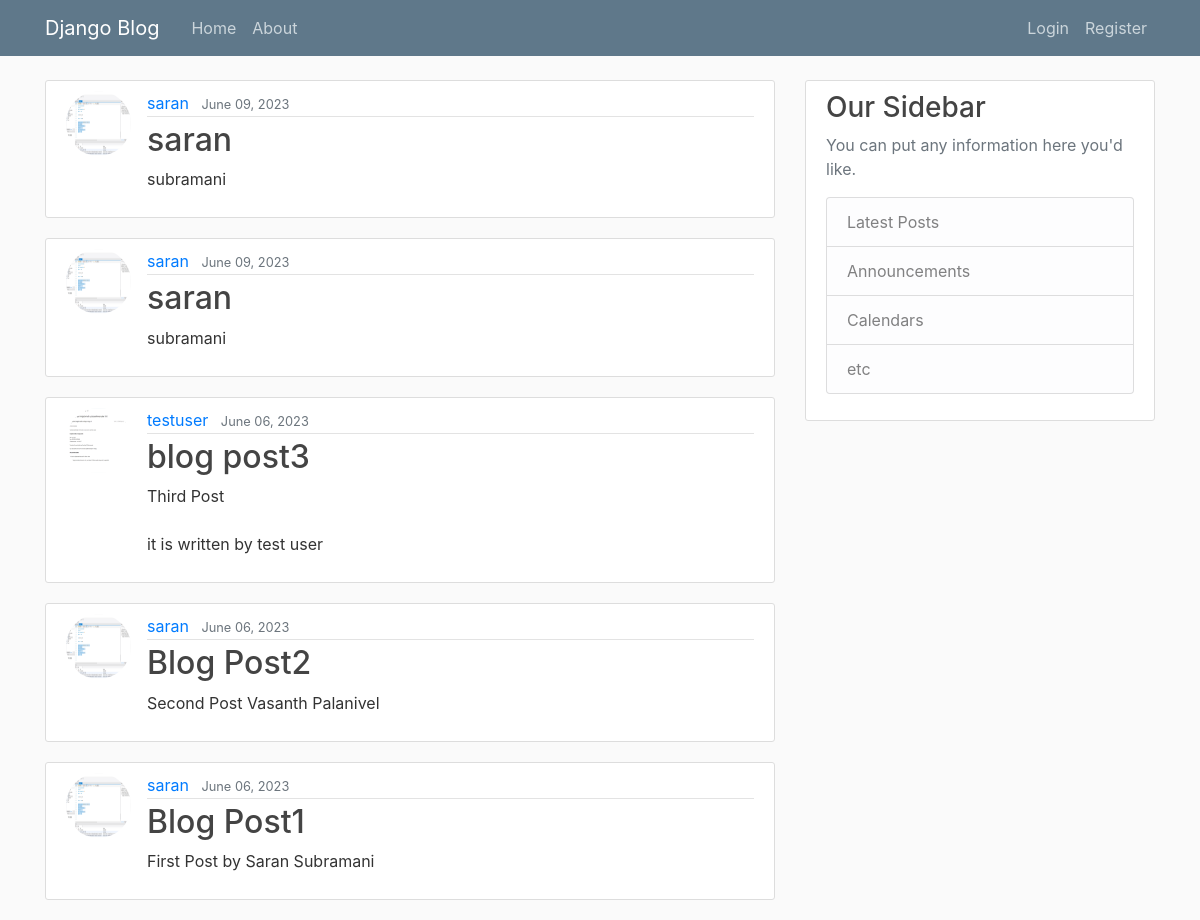
The page / on the database its author committed.
### blog/models.py (models this page shows, shortened)
class Post(models.Model):
    title = models.CharField(max_length=100)
    content = models.TextField()
    date_posted = models.DateTimeField(default=timezone.now)
    author = models.ForeignKey(User, on_delete=models.CASCADE)

### Users/models.py (models this page shows, shortened)
class profile(models.Model):
    user = models.OneToOneField(User, on_delete=models.CASCADE)
    image = models.ImageField(default="default.jpg", upload_to="profile_pics")

### blog/views.py (the view)
# urls.py: path("", PostListView.as_view(), name="Blog-Home"),
class PostListView(ListView):
    model = Post
    context_object_name = "posts"
    template_name = "blog/home.html"
    ordering = ["-date_posted"]
    paginate_by = 5

### blog/templates/blog/home.html (shortened to what this page needs)
{% extends "blog/base.html" %}
{% block content %}
    {% for post in posts %}
        <article class="media content-section">
          <img class="rounded-circle article-img" src="{{ post.author.profile.image.url }}">
          <div class="media-body">
            <div class="article-metadata">
              <a class="mr-2" href="{% url 'user-posts' post.author.username %}">{{ post.author }}</a>
              <small class="text-muted">{{ post.date_posted|date:"F d, Y" }}</small>
            </div>
            <h2><a class="article-title" href="{% url 'post-detail' post.id %}">{{ post.title }}</a></h2>
            <p class="article-content">{{ post.content }}</p>
          </div>
        </article>
    {% endfor %}
{% endblock content %}

### blog/templates/blog/base.html (shortened to what this page needs)
{% load static %}
<html lang="en">
<head>
    <link rel="stylesheet" href="https://maxcdn.bootstrapcdn.com/bootstrap/4.0.0/css/bootstrap.min.css">
    <link rel="stylesheet" type="text/css" href="{% static 'blog/main.css' %}">
</head>
<body>
<header class="site-header">
  <nav class="navbar navbar-expand-md navbar-dark bg-steel fixed-top">
    <div class="container">
      <a class="navbar-brand mr-4" href="/">Django Blog</a>
      <div class="collapse navbar-collapse" id="navbarToggle">
        <div class="navbar-nav mr-auto">
          <a class="nav-item nav-link" href="{% url 'Blog-Home' %}">Home</a>
          <a class="nav-item nav-link" href="{% url 'Blog-About' %}">About</a>
        </div>
        <div class="navbar-nav">
            {% if user.is_authenticated %}
               <a class="nav-item nav-link" href="{% url 'post-create' %}">New Post</a>
               <a class="nav-item nav-link" href="{% url 'profile' %}">Profile</a>
               <a class="nav-item nav-link" href="{% url 'Logout' %}">Logout</a>
            {% else %}
               <a class="nav-item nav-link" href="{% url 'Login' %}">Login</a>
               <a class="nav-item nav-link" href="{% url 'register' %}">Register</a>
            {% endif %}
        </div>
      </div>
    </div>
  </nav>
</header>
<main role="main" class="container">
  <div class="row">
    <div class="col-md-8">
      {% block content %}{% endblock %}
    </div>
    <div class="col-md-4">
      <div class="content-section">
        <h3>Our Sidebar</h3>
        <p class='text-muted'>You can put any information here you'd like.
          <ul class="list-group">
            <li class="list-group-item list-group-item-light">Latest Posts</li>
            <li class="list-group-item list-group-item-light">Announcements</li>
            <li class="list-group-item list-group-item-light">Calendars</li>
            <li class="list-group-item list-group-item-light">etc</li>
          </ul>
        </p>
      </div>
    </div>
  </div>
</main>
</body>
</html>

### blog/static/blog/main.css (style rules this page uses)
body { background: #fafafa; color: #333333; margin-top: 5rem; }
h1, h2, h3, h4, h5, h6 { color: #444444; }
ul { margin: 0; }
.bg-steel { background-color: #5f788a; }
.site-header .navbar-nav .nav-link { color: #cbd5db; }
.content-section { background: #ffffff; padding: 10px 20px; border: 1px solid #dddddd; border-radius: 3px; margin-bottom: 20px; }
.article-title { color: #444444; }
.article-content { white-space: pre-line; }
.article-img { height: 65px; width: 65px; margin-right: 16px; }
.article-metadata { padding-bottom: 1px; margin-bottom: 4px; border-bottom: 1px solid #e3e3e3 }

### rows shown on the page
Post: author.profile.image (picture), author "saran", date_posted "June 09, 2023", title "saran", content "subramani"
Post: author.profile.image (picture), author "saran", date_posted "June 09, 2023", title "saran", content "subramani"
Post: author.profile.image (picture), author "testuser", date_posted "June 06, 2023", title "blog post3", content "Third Post it is written by test user"
Post: author.profile.image (picture), author "saran", date_posted "June 06, 2023", title "Blog Post2", content "Second Post Vasanth Palanivel"
Post: author.profile.image (picture), author "saran", date_posted "June 06, 2023", title "Blog Post1", content "First Post by Saran Subramani"
